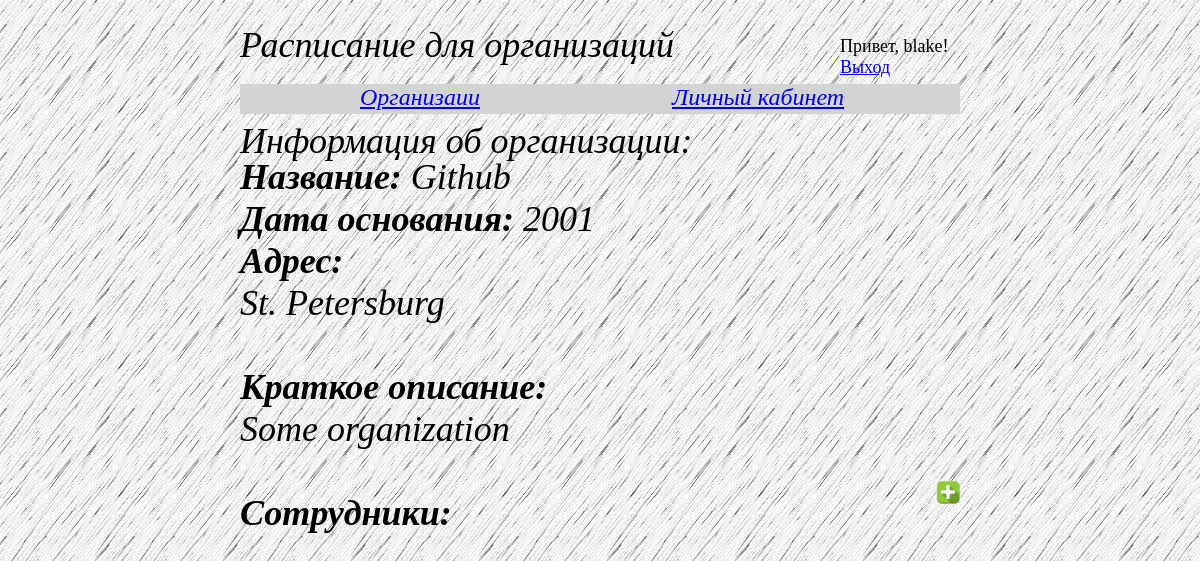
/organizations/103/ (signed in), run on the app's committed database.
### organizations/models.py (models this page shows)
class Organization(models.Model):
    name = models.CharField(max_length=20)
    year_of_est = models.CharField(max_length=10)
    location = models.CharField(max_length=40, default='St. Petersburg')
    brief_description = models.CharField(max_length=150, default='Some organization')
    person = models.ManyToManyField(Person)

### organizations/views.py (the view)
# urls.py: url(r'^(?P<org_id>\d+)/$', views.one_org, name='one_org'),
def one_org(request, org_id):
    org = get_object_or_404(Organization, pk=org_id)
    personal = []
    parsed_dates = []
    for person in org.person.all():
        print('Person: ', person)
        for days in person.days.all():
            print('Days: ', days)
            parsed_dates.append(days)
        personal.append([person, parsed_dates])
    print('List of persons and dates: ', personal)
    vars = dict(
        name = org.name,
        year_of_est = org.year_of_est,
        location = org.location,
        brief_description= org.brief_description,
        personel = org.person.all(),
        pers = personal
    )
    return render(request, 'organizations/one_org.html', vars)

### templates/organizations/one_org.html (shortened to what this page needs)
<!DOCTYPE html>
{% extends 'index.html' %}
{% block find_text %}
<div class="find_text">Информация об организации:</div>
{% endblock %}
{% block content %}
    {% if user.is_superuser %}
            <div style="position: absolute; right: 20vw; top: 40vw">
                    <a href="{% url 'create_person'%}?name={{ name }}">
                        <div class="wrapper buttons">
                         <img src="../../static/images/add3.png" alt="add button">
                        </div>
                    </a>
            </div>
    {% endif %}
    <div id="organizations-1">
    <talbe>
        <tr>
            <td><b>Название: </b>{{ name }}</td>
        </tr>
        <br>
        <tr>
            <td> <b>Дата основания:</b> {{ year_of_est }}</td>
        </tr>
        <br>
        <tr>
            <td> <b>Адрес: </b>
                <div style="margin-right: 20vw;text-align: justify">
                {{ location }}
                </div>
            </td>
        </tr>
        <br>
        <tr>
            <b>Краткое описание:</b>
            <div style="margin-right: 20vw; text-align: justify-all">
            {{ brief_description }}
            </div>
        </tr>
        <br>
        <tr>
            <td> <b>Сотрудники: </b></td>
        </tr>
    </talbe>
    </div>
{% endblock %}

### templates/index.html (shortened to what this page needs)
<!DOCTYPE html>
{%  load staticfiles %}
{% load i18n %}
<html lang="en">
<head>
    {% block meta %}
    <link rel="stylesheet" media="all" type="text/css" href="{%  static "css/style.css" %}" />
    {% endblock %}
</head>
<body>
{% block header_rect %}
<div id="rectangle"></div>
{% endblock %}
{% block header_text %}
<div class="header_text">Расписание для организаций</div>
{% endblock %}
{% block find_text %}{% endblock %}
{% block main_bar_text %}
    {% if user.is_authenticated %}
        <div style="position: absolute; left: 30vw; top: 7vw;
        font-size: 2vw; font-family: 'Times New Roman', sans-serif;
        font-style: italic; color:white">
        <a href="/">
            Организаии
        </a>
        </div>
        <div style="position: absolute; left: 56vw; top: 7vw;
        font-size: 2vw; font-family: 'Times New Roman', sans-serif;
        font-style: italic; color:gray">
            <a href="{% url 'users:pers_cabinet' user.id %}">Личный кабинет</a>
        </div>
    {% else %}
    <div class="main_bar_text">Организации</div>
    {% endif %}
{% endblock %}
{% block content %}{% endblock %}
{% block auth %}
<div style="width:100%; height:1px; clear:both;"></div>
    <div style="position: absolute; left: 70vw; top:3vw; font-size: 1.5vw">
    {% if user.is_authenticated %}
      Привет, {{ user.username }}!
      <br>
      <a href="/logout">Выход</a>
    {% else %}
      <a href="/login">Вход</a>
      <br>
    {% endif %}
    </div>
{% endblock %}
</body>
</html>

### static/css/style.css (style rules this page uses)
body { background-color: #000; background-image: url("../images/pages_bg.png"); height: 100vw; }
html { height: 100vw; }
#organizations-1 { position: absolute; left: 20vw; top: 13vw; font-size: 3vw; font-family: "Times New Roman", sans-serif; font-style: italic; color: black; }
#rectangle { position: absolute; width: 60vw; height: 2.5vw; top: 7vw; left: 20vw; background: lightgray; }
.header_text { position: absolute; left: 20vw; top: 2vw; font-size: 3vw; font-family: "Times New Roman", sans-serif; font-style: italic; color: black; }
.find_text { position: absolute; left: 20vw; top: 10vw; font-size: 3vw; font-family: "Times New Roman", sans-serif; font-style: italic; color: black; }
img { width: 350px; }

### templates/index.html (style rules this page uses)
.wrapper { width: 2vw; height: 2vw; }
.buttons img { height: 100%; width: auto; }

### data on the page
Organization: name "Github", year_of_est "2001", location "St. Petersburg", brief_description "Some organization"

### other printed values
{{ user.username }} "blake"
